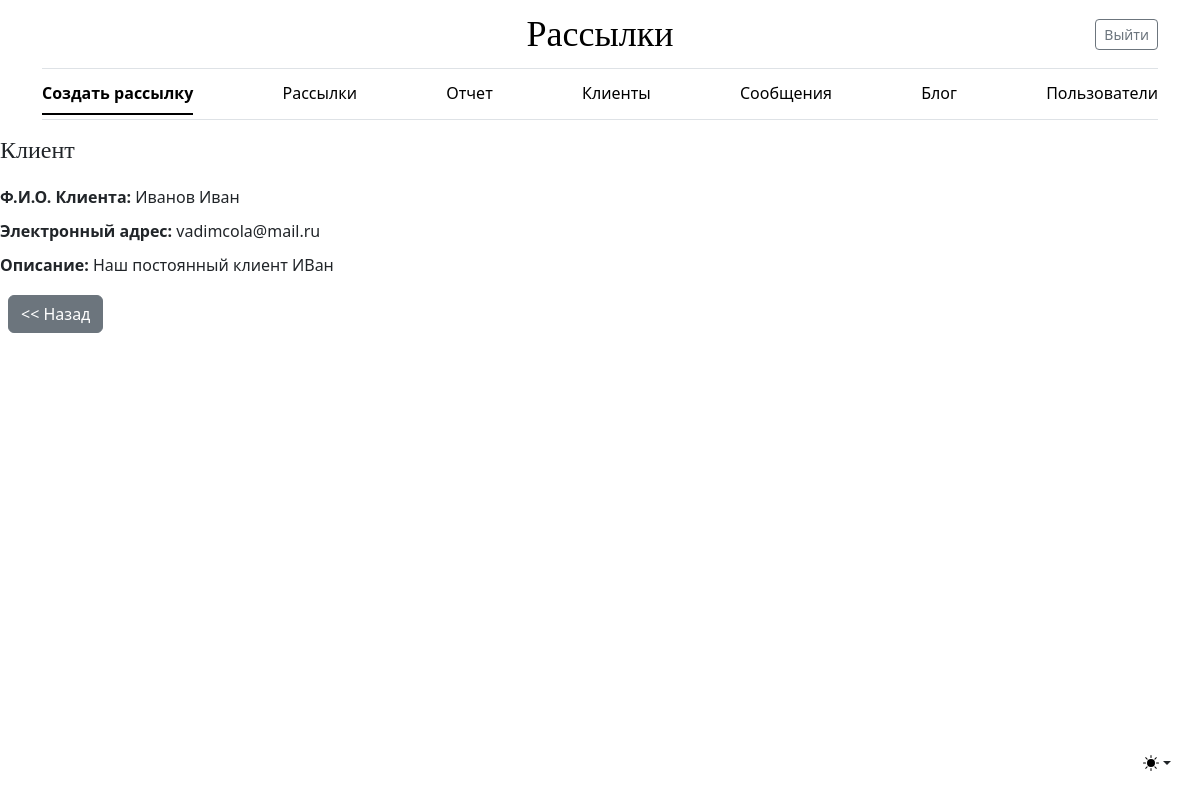
The page /client/1 (signed in) on the database its author committed.
### mailing/models.py (models this page shows, shortened)
class Client(models.Model):
    client_name = models.CharField(max_length=255, **NULLABLE, verbose_name='ФИО Клиента')
    email = models.EmailField(unique=True, verbose_name='Почта')
    comment = models.TextField(**NULLABLE, verbose_name='Описание')
    owner = models.ForeignKey(settings.AUTH_USER_MODEL, on_delete=models.SET_NULL, **NULLABLE,
                              verbose_name='Владелец')
    class Meta:
        verbose_name = 'Клиент'
        verbose_name_plural = 'Клиенты'

### mailing/views.py (the view)
# urls.py: path('client/<int:pk>', ClientDetailView.as_view(), name='client_detail'),
class ClientDetailView(LoginRequiredMixin, DetailView):
    model = Client
    template_name = 'mailing/client_detail.html'

### mailing/templates/mailing/client_detail.html
{% extends 'mailing/base.html' %}
{% block content %}
  <div style="display: flex; flex-direction: column; gap: 10px;">
    <h1 style="font-size: 24px; margin-bottom: 10px;">Клиент</h1>
    <div><strong>Ф.И.О. Клиента:</strong> {{ object.client_name }}</div>
    <div><strong>Электронный адрес:</strong> {{ object.email }}</div>
    <div><strong>Описание:</strong> {{ object.comment }}</div>
    <div class="col-12">
      <a href="{% url 'mailing:client_list' %}" class="btn btn-secondary m-2"><< Назад</a>
    </div>
  </div>
{% endblock %}

### static/css/blog.css (style rules this page uses)
h1, h2, h3, h4, h5, h6 { font-family: "Playfair Display", Georgia, "Times New Roman", serif; }

### rows shown on the page
Client: client_name "Иванов Иван", email "vadimcola@mail.ru", comment "Наш постоянный клиент ИВан"
